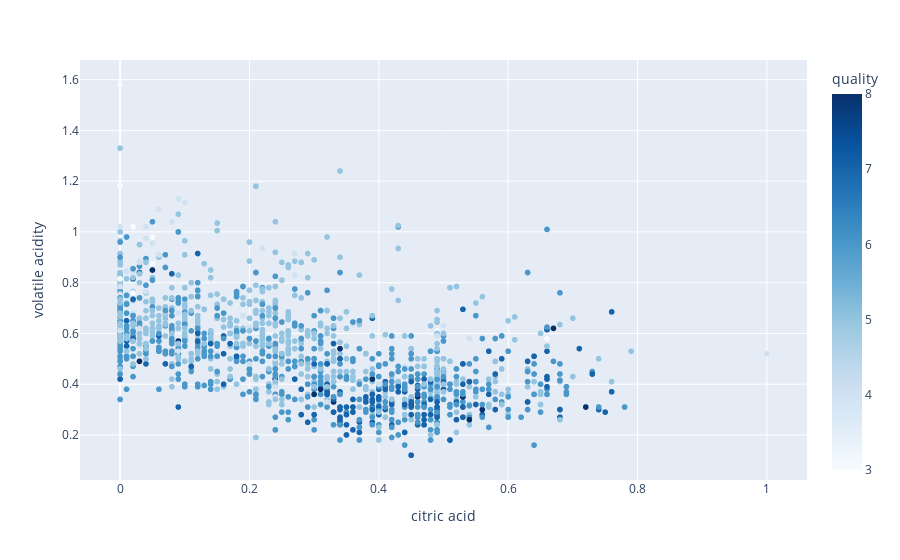

The notebook cell saved with this chart:
### Code cell
fig = px.scatter(data, x="citric acid", y="volatile acidity", color=data['quality'],  color_continuous_scale='Blues')
fig.update_layout(legend_title_text='Quality')

### Figure 1 — Plotly figure (JSON) as saved in the notebook; plotly's stock layout.template omitted (floating-point values rounded to 4 significant figures; data arrays with more than 128 entries replaced by an {"elided": "..."} marker saying what was removed)
{"data": [{"hovertemplate": "citric acid=%{x}<br>volatile acidity=%{y}<br>quality=%{marker.color}<extra></extra>", "legendgroup": "", "marker": {"color": {"elided": "1599 int values"}, "coloraxis": "coloraxis", "symbol": "circle"}, "mode": "markers", "name": "", "showlegend": false, "type": "scattergl", "x": {"elided": "1599 float values"}, "xaxis": "x", "y": {"elided": "1599 float values"}, "yaxis": "y"}], "layout": {"autosize": true, "coloraxis": {"colorbar": {"title": {"text": "quality"}}, "colorscale": [[0, "rgb(247,251,255)"], [0.125, "rgb(222,235,247)"], [0.25, "rgb(198,219,239)"], [0.375, "rgb(158,202,225)"], [0.5, "rgb(107,174,214)"], [0.625, "rgb(66,146,198)"], [0.75, "rgb(33,113,181)"], [0.875, "rgb(8,81,156)"], [1, "rgb(8,48,107)"]]}, "legend": {"title": {"text": "Quality"}, "tracegroupgap": 0}, "margin": {"t": 60}, "xaxis": {"anchor": "y", "autorange": true, "domain": [0, 1], "range": [-0.06062, 1.061], "title": {"text": "citric acid"}, "type": "linear"}, "yaxis": {"anchor": "x", "autorange": true, "domain": [0, 1], "range": [0.006955, 1.693], "title": {"text": "volatile acidity"}, "type": "linear"}}}
